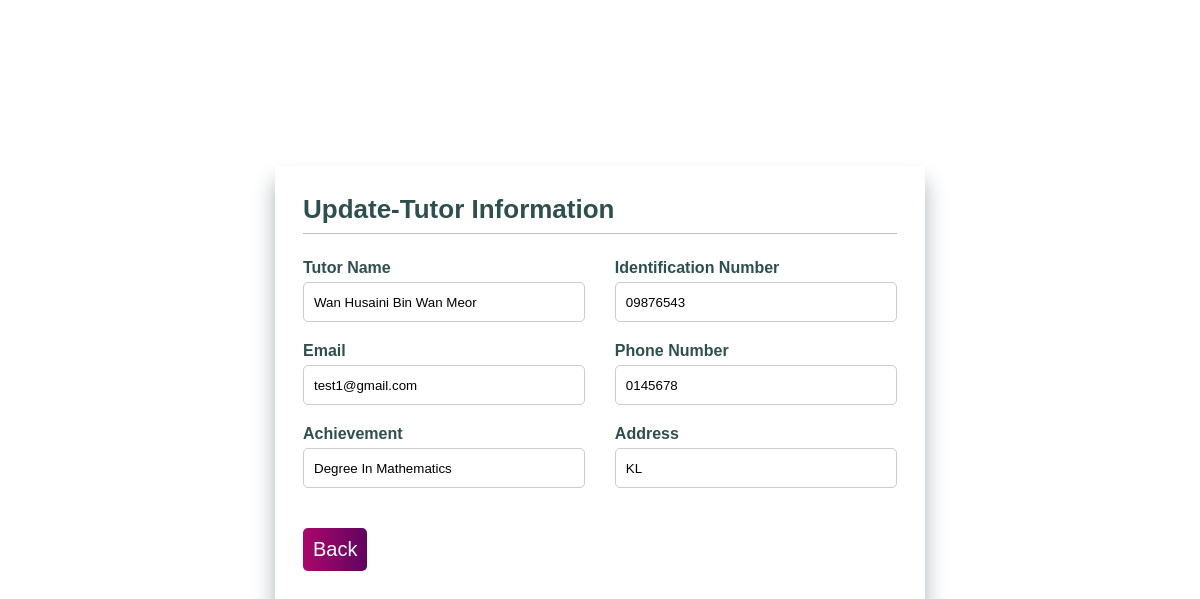
Page /view_tutor.php?id=1 on the committed database.
### tables this page shows
CREATE TABLE `tutor` (
  `id` int(10) UNSIGNED NOT NULL,
  `tutor_name` varchar(100) NOT NULL,
  `ic` varchar(100) NOT NULL,
  `email` varchar(100) NOT NULL,
  `phone_num` varchar(100) NOT NULL,
  `achievement` varchar(100) NOT NULL,
  `address` varchar(100) NOT NULL
);

### view_tutor.php (the view, shortened to what this page needs)
<?php include('./config/constant.php') ?>
<!DOCTYPE html>
<html lang="en">
<head>
    <link rel="stylesheet" href="./css/added.css">
</head>
<body>
<?php
            if(isset($_GET['id']))
            {
                $id = $_GET['id'];
                $sql2 = "SELECT * FROM tutor WHERE id=$id";
                $res2 = mysqli_query($conn, $sql2);
                $count2 = mysqli_num_rows($res2);
                if ($count2==1)
                {
                    $row2 = mysqli_fetch_assoc($res2);
                    $tutor_name = $row2['tutor_name'];
                    $ic = $row2['ic'];
                    $email = $row2['email'];
                    $phone_num = $row2['phone_num'];
                    $achievement = $row2['achievement'];
                    $address = $row2['address'];
                }
                else
                {
                    header('location:'.SITEURL.'teacher_admin.php');
                }
            }
            else
            {
                header('location:'.SITEURL.'teacher_admin.php');
            }
        ?>
    <div class="container">
        <form action="#" method="POST">
            <h2>Update-Tutor Information</h2>
            <div class="content">
            <div class="input-box">
                <label for="tutor_name">Tutor Name</label>
                <input type="text" placeholder="Tutor Name" name="tutor_name" value = "<?php echo $tutor_name; ?>" readonly>
            </div>
            <div class="input-box">
                <label for="ic">Identification Number</label>
                <input type="text" placeholder="ic" name="ic" value = "<?php echo $ic; ?>" readonly>
            </div>
            <div class="input-box">
                    <label for="email">Email</label>
                    <input type="text" placeholder="Tutor Email" name="email" value = "<?php echo $email; ?>" readonly>
                </div>
                <div class="input-box">
                    <label for="phone_num">Phone Number</label>
                    <input type="text" placeholder="Tutor phone Number" name="phone_num" value = "<?php echo $phone_num; ?>" readonly>
                </div>
                <div class="input-box">
                    <label for="achievement">Achievement</label>
                    <input type="text" placeholder="Tutor Achievement" name="achievement" value = "<?php echo $achievement; ?>" readonly>
                </div>
                <div class="input-box">
                    <label for="address">Address</label>
                    <input type="text" placeholder="Tutor Address" name="address" value = "<?php echo $address; ?>" readonly>
                </div>
            <div class="button-container">
                <button type="submit" name="submit">Back</button>
            </div>
        </form>
    </div>
    </body>
</html>

### css/added.css (style rules this page uses)
* { margin: 0; padding: 0; box-sizing: border-box; font-family: sans-serif; }
body { display: flex; align-items: center; justify-content: center; height: 100vh; }
.container { max-width: 650px; padding: 28px; margin: 0 28px; box-shadow: 0 15px 20px #ABB2B9; }
h2 { font-size: 26px; font-weight: 600; text-align: left; color: #2f4f4f; padding-bottom: 8px; border-bottom: 1px solid silver; }
.content { display: flex; flex-wrap: wrap; justify-content: space-between; padding: 20px 0; }
.input-box { display: flex; flex-wrap: wrap; width: 50%; padding-bottom: 15px; }
.input-box:nth-child(2n) { justify-content: end; }
.input-box label { width: 95%; color: #2f4f4f; font-weight: bold; margin: 5px 0; }
.input-box input { height: 40px; width: 95%; padding: 0 10px; border-radius: 5px; border: 1px solid #ccc; outline: none; }
.button-container { margin: 15px 0; }
.button-container button { width: 100%; margin-top: 10px; padding: 10px; display: block; font-size: 20px; color: #fff; border: none; border-radius: 5px; background-image: linear-gradient(to right, #aa076b, #61045f); }

### rows in the picture
tutor: tutor_name "Wan Husaini Bin Wan Meor", ic "09876543", email "test1@gmail.com", phone_num "0145678", achievement "Degree In Mathematics", address "KL"
